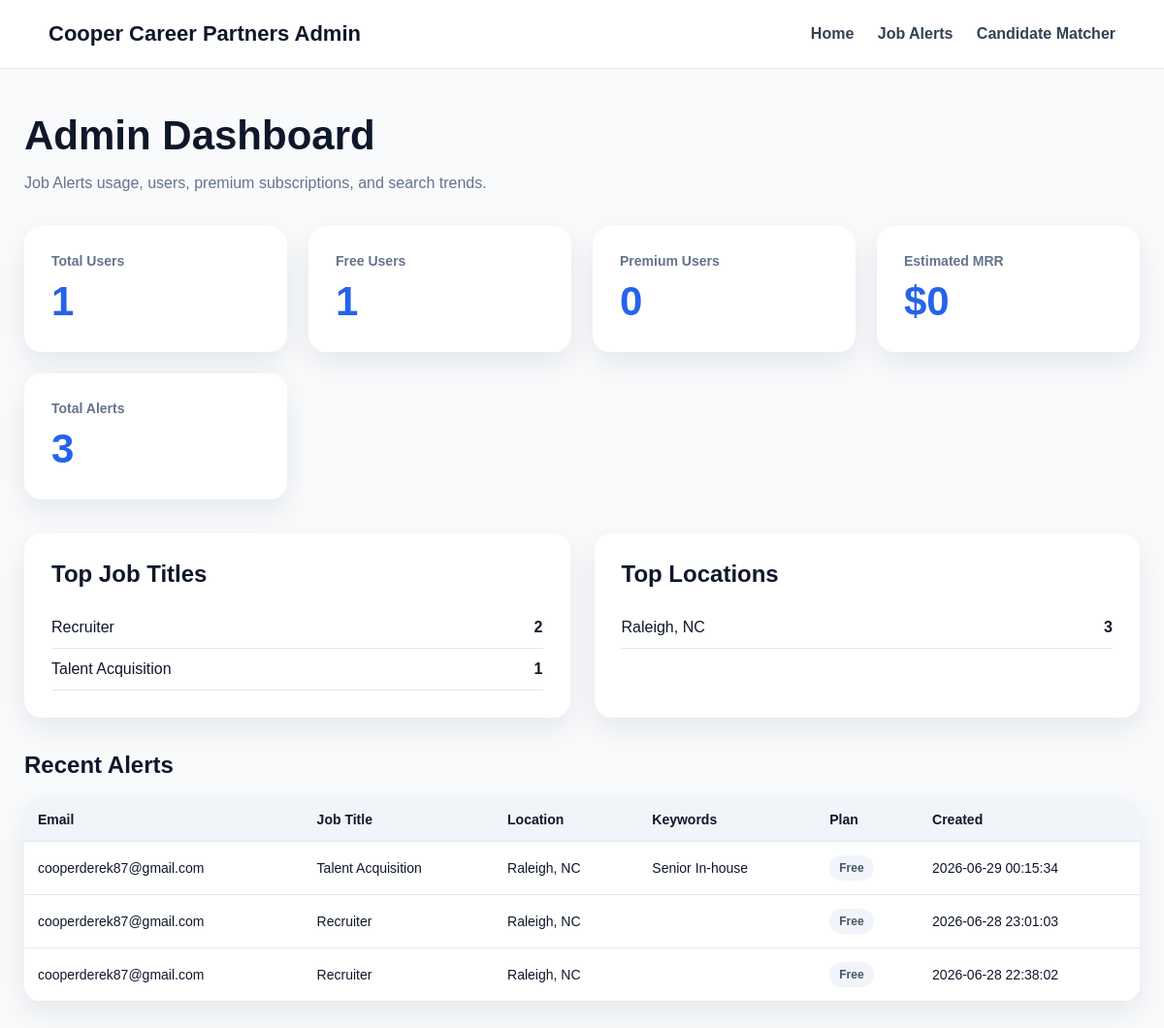
The app's page /admin (signed in), older data.
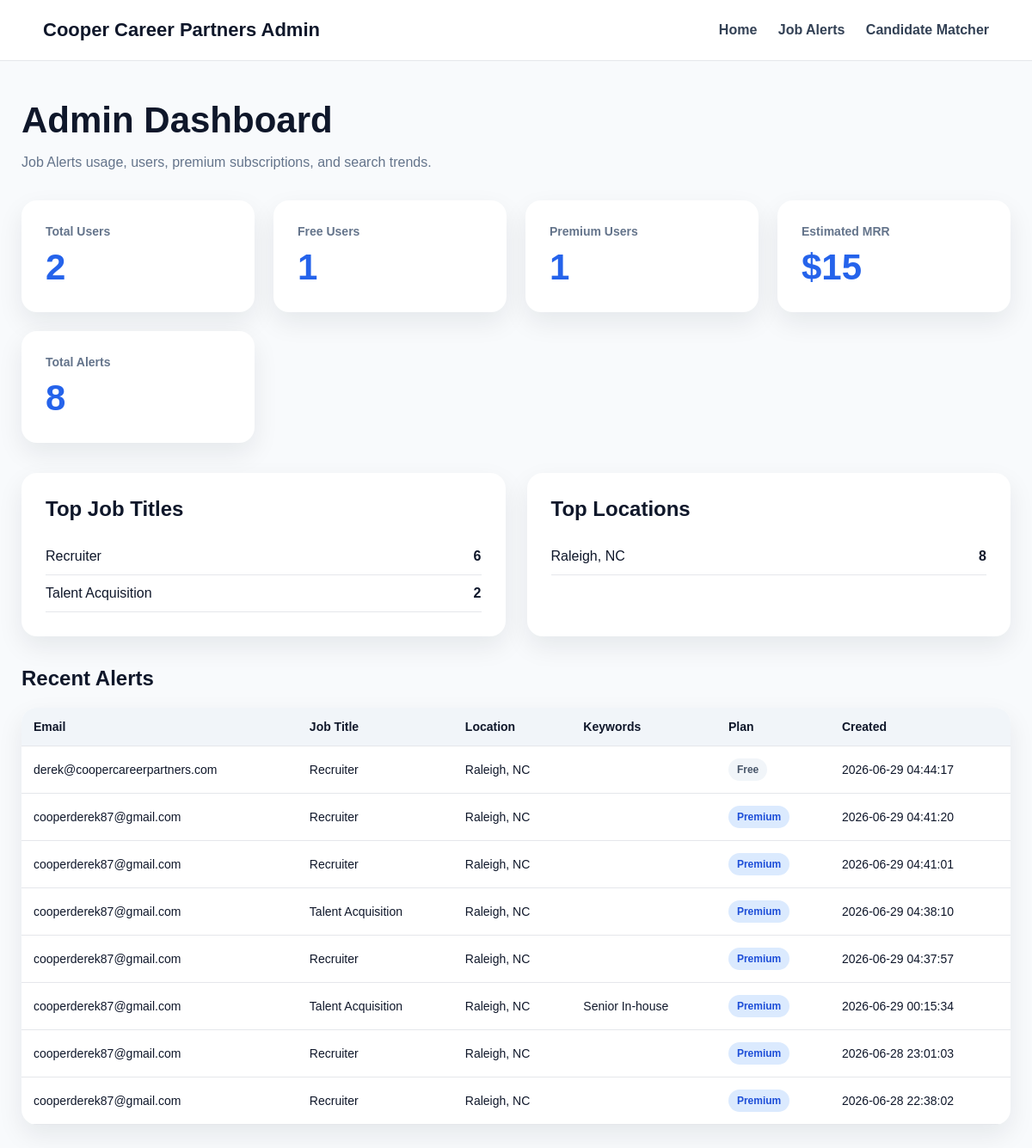
The same page, newer data.
### tables this page shows
CREATE TABLE job_alerts (
            id INTEGER PRIMARY KEY AUTOINCREMENT,
            job_title TEXT NOT NULL,
            location TEXT NOT NULL,
            work_type TEXT,
            keywords TEXT,
            email TEXT NOT NULL,
            linkedin_url TEXT NOT NULL,
            created_at TIMESTAMP DEFAULT CURRENT_TIMESTAMP
        , is_premium INTEGER DEFAULT 0, stripe_customer_id TEXT);

### app.py (the view)
@app.route("/admin")
def admin_dashboard():
    if not session.get("admin_authenticated"):
        return redirect("/admin-login")
    conn = sqlite3.connect(DATABASE)
    conn.row_factory = sqlite3.Row
    cursor = conn.cursor()
    cursor.execute("SELECT COUNT(*) AS total_alerts FROM job_alerts")
    total_alerts = cursor.fetchone()["total_alerts"]
    cursor.execute("SELECT COUNT(DISTINCT email) AS total_users FROM job_alerts")
    total_users = cursor.fetchone()["total_users"]
    cursor.execute("""
        SELECT COUNT(DISTINCT email) AS premium_users
        FROM job_alerts
        WHERE COALESCE(is_premium, 0) = 1
    """)
    premium_users = cursor.fetchone()["premium_users"]
    free_users = total_users - premium_users
    mrr = premium_users * 15
    cursor.execute("""
        SELECT job_title, COUNT(*) AS count
        FROM job_alerts
        GROUP BY job_title
        ORDER BY count DESC
        LIMIT 5
    """)
    top_titles = cursor.fetchall()
    cursor.execute("""
        SELECT location, COUNT(*) AS count
        FROM job_alerts
        GROUP BY location
        ORDER BY count DESC
        LIMIT 5
    """)
    top_locations = cursor.fetchall()
    cursor.execute("""
        SELECT email, job_title, location, keywords, is_premium, created_at
        FROM job_alerts
        ORDER BY created_at DESC
        LIMIT 25
    """)
    recent_alerts = cursor.fetchall()
    conn.close()
    return render_template(
        "admin.html",
        total_alerts=total_alerts,
        total_users=total_users,
        premium_users=premium_users,
        free_users=free_users,
        mrr=mrr,
        top_titles=top_titles,
        top_locations=top_locations,
        recent_alerts=recent_alerts
    )

### templates/admin.html (shortened to what this page needs)
<!DOCTYPE html>
<html>
<head>
</head>
<body>
<nav>
    <div class="brand">Cooper Career Partners Admin</div>
    <div>
        <a href="/">Home</a>
        <a href="/job-alerts">Job Alerts</a>
        <a href="/candidate-matcher">Candidate Matcher</a>
    </div>
</nav>
<div class="container">
    <h1>Admin Dashboard</h1>
    <p class="subtitle">Job Alerts usage, users, premium subscriptions, and search trends.</p>
    <div class="stats-grid">
        <div class="stat-card">
            <div class="stat-label">Total Users</div>
            <div class="stat-value">{{ total_users }}</div>
        </div>
        <div class="stat-card">
            <div class="stat-label">Free Users</div>
            <div class="stat-value">{{ free_users }}</div>
        </div>
        <div class="stat-card">
            <div class="stat-label">Premium Users</div>
            <div class="stat-value">{{ premium_users }}</div>
        </div>
        <div class="stat-card">
            <div class="stat-label">Estimated MRR</div>
            <div class="stat-value">${{ mrr }}</div>
        </div>
        <div class="stat-card">
            <div class="stat-label">Total Alerts</div>
            <div class="stat-value">{{ total_alerts }}</div>
        </div>
    </div>
    <div class="section-grid">
        <div class="panel">
            <h2>Top Job Titles</h2>
            {% for item in top_titles %}
                <div class="row">
                    <span>{{ item.job_title }}</span>
                    <strong>{{ item.count }}</strong>
                </div>
            {% endfor %}
        </div>
        <div class="panel">
            <h2>Top Locations</h2>
            {% for item in top_locations %}
                <div class="row">
                    <span>{{ item.location }}</span>
                    <strong>{{ item.count }}</strong>
                </div>
            {% endfor %}
        </div>
    </div>
    <h2>Recent Alerts</h2>
    <table>
        <tr>
            <th>Email</th>
            <th>Job Title</th>
            <th>Location</th>
            <th>Keywords</th>
            <th>Plan</th>
            <th>Created</th>
        </tr>
        {% for alert in recent_alerts %}
        <tr>
            <td>{{ alert.email }}</td>
            <td>{{ alert.job_title }}</td>
            <td>{{ alert.location }}</td>
            <td>{{ alert.keywords }}</td>
            <td>
                {% if alert.is_premium %}
                    <span class="badge premium">Premium</span>
                {% else %}
                    <span class="badge free">Free</span>
                {% endif %}
            </td>
            <td>{{ alert.created_at }}</td>
        </tr>
        {% endfor %}
    </table>
</div>
</body>
</html>

### templates/admin.html (style rules this page uses)
body { margin: 0; font-family: Arial, sans-serif; background: #f8fafc; color: #0f172a; }
nav { display: flex; justify-content: space-between; align-items: center; padding: 22px 50px; background: white; border-bottom: 1px solid #e5e7eb; }
nav a { margin-left: 20px; text-decoration: none; color: #334155; font-weight: 700; }
.brand { font-weight: 900; font-size: 22px; }
.container { max-width: 1200px; margin: 45px auto; padding: 0 25px; }
h1 { font-size: 42px; margin-bottom: 10px; }
.subtitle { color: #64748b; margin-bottom: 35px; }
.stats-grid { display: grid; grid-template-columns: repeat(auto-fit, minmax(220px, 1fr)); gap: 22px; margin-bottom: 35px; }
.stat-card { background: white; padding: 28px; border-radius: 18px; box-shadow: 0 12px 30px rgba(15, 23, 42, 0.08); }
.stat-label { color: #64748b; font-weight: 800; font-size: 14px; }
.stat-value { font-size: 42px; font-weight: 900; margin-top: 10px; color: #2563eb; }
.section-grid { display: grid; grid-template-columns: 1fr 1fr; gap: 25px; margin-bottom: 35px; }
.panel { background: white; padding: 28px; border-radius: 18px; box-shadow: 0 12px 30px rgba(15, 23, 42, 0.08); }
.panel h2 { margin-top: 0; }
.row { display: flex; justify-content: space-between; border-bottom: 1px solid #e5e7eb; padding: 12px 0; }
table { width: 100%; border-collapse: collapse; background: white; border-radius: 18px; overflow: hidden; box-shadow: 0 12px 30px rgba(15, 23, 42, 0.08); }
th, td { padding: 14px; border-bottom: 1px solid #e5e7eb; text-align: left; font-size: 14px; }
th { background: #f1f5f9; font-weight: 900; }
.badge { display: inline-block; padding: 6px 10px; border-radius: 999px; font-weight: 800; font-size: 12px; }
.premium { background: #dbeafe; color: #1d4ed8; }
.free { background: #f1f5f9; color: #475569; }

Row changes from the older to the newer data that the page shows:
added job_alerts: email "derek@coopercareerpartners.com", job_title "Recruiter", location "Raleigh, NC", is_premium "Free", created_at "2026-06-29 04:44:17"
added job_alerts: email "cooperderek87@gmail.com", job_title "Recruiter", location "Raleigh, NC", is_premium "Premium", created_at "2026-06-29 04:41:20"
added job_alerts: email "cooperderek87@gmail.com", job_title "Recruiter", location "Raleigh, NC", is_premium "Premium", created_at "2026-06-29 04:41:01"
added job_alerts: email "cooperderek87@gmail.com", job_title "Talent Acquisition", location "Raleigh, NC", is_premium "Premium", created_at "2026-06-29 04:38:10"
added job_alerts: email "cooperderek87@gmail.com", job_title "Recruiter", location "Raleigh, NC", is_premium "Premium", created_at "2026-06-29 04:37:57"
changed job_alerts "Senior In-house": is_premium "Free" → "Premium"
changed job_alerts (number 7 of 8 on the later page): is_premium "Free" → "Premium"
changed job_alerts (number 8 of 8 on the later page): is_premium "Free" → "Premium"
Text that changed along with them:
{{ total_users }}: "1" → "2"
{{ premium_users }}: "0" → "1"
{{ mrr }}: "0" → "15"
{{ total_alerts }}: "3" → "8"
new list line: "Recruiter 6"
new list line: "Talent Acquisition 2"
new list line: "Raleigh, NC 8"
list line gone: "Recruiter 2"
list line gone: "Talent Acquisition 1"
list line gone: "Raleigh, NC 3"
